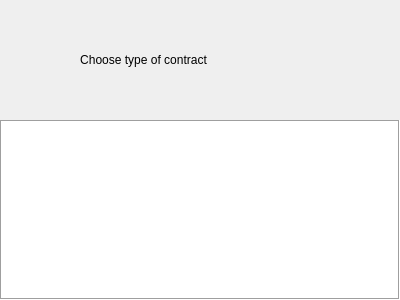
<?xml version="1.0" encoding="UTF-8"?>
<ui version="4.0">
 <class>CsAllTypesWidget</class>
 <widget class="QWidget" name="CsAllTypesWidget">
  <property name="geometry">
   <rect>
    <x>0</x>
    <y>0</y>
    <width>400</width>
    <height>300</height>
   </rect>
  </property>
  <property name="sizePolicy">
   <sizepolicy hsizetype="Preferred" vsizetype="Preferred">
    <horstretch>1</horstretch>
    <verstretch>0</verstretch>
   </sizepolicy>
  </property>
  <property name="minimumSize">
   <size>
    <width>0</width>
    <height>0</height>
   </size>
  </property>
  <property name="windowTitle">
   <string/>
  </property>
  <property name="styleSheet">
   <string notr="true"/>
  </property>
  <layout class="QVBoxLayout" name="verticalLayout">
   <property name="spacing">
    <number>20</number>
   </property>
   <property name="leftMargin">
    <number>0</number>
   </property>
   <property name="topMargin">
    <number>20</number>
   </property>
   <property name="rightMargin">
    <number>0</number>
   </property>
   <property name="bottomMargin">
    <number>0</number>
   </property>
   <item>
    <widget class="QWidget" name="widgetTytle" native="true">
     <layout class="QHBoxLayout" name="horizontalLayout">
      <property name="spacing">
       <number>0</number>
      </property>
      <item>
       <spacer name="horizontalSpacer_2">
        <property name="orientation">
         <enum>Qt::Horizontal</enum>
        </property>
        <property name="sizeType">
         <enum>QSizePolicy::Fixed</enum>
        </property>
        <property name="sizeHint" stdset="0">
         <size>
          <width>22</width>
          <height>20</height>
         </size>
        </property>
       </spacer>
      </item>
      <item>
       <widget class="QLabel" name="labelTytleCsAllTypes">
        <property name="sizePolicy">
         <sizepolicy hsizetype="Fixed" vsizetype="Fixed">
          <horstretch>0</horstretch>
          <verstretch>0</verstretch>
         </sizepolicy>
        </property>
        <property name="minimumSize">
         <size>
          <width>225</width>
          <height>62</height>
         </size>
        </property>
        <property name="maximumSize">
         <size>
          <width>225</width>
          <height>62</height>
         </size>
        </property>
        <property name="text">
         <string>Choose type of contract</string>
        </property>
        <property name="alignment">
         <set>Qt::AlignCenter</set>
        </property>
        <property name="margin">
         <number>5</number>
        </property>
       </widget>
      </item>
      <item>
       <spacer name="horizontalSpacer">
        <property name="orientation">
         <enum>Qt::Horizontal</enum>
        </property>
        <property name="sizeHint" stdset="0">
         <size>
          <width>40</width>
          <height>20</height>
         </size>
        </property>
       </spacer>
      </item>
     </layout>
    </widget>
   </item>
   <item>
    <widget class="QListView" name="listViewSC_Types">
     <property name="styleSheet">
      <string notr="true"/>
     </property>
     <property name="frameShape">
      <enum>QFrame::Box</enum>
     </property>
     <property name="verticalScrollBarPolicy">
      <enum>Qt::ScrollBarAlwaysOff</enum>
     </property>
     <property name="horizontalScrollBarPolicy">
      <enum>Qt::ScrollBarAlwaysOff</enum>
     </property>
     <property name="spacing">
      <number>0</number>
     </property>
    </widget>
   </item>
  </layout>
 </widget>
 <resources/>
 <connections/>
</ui>
